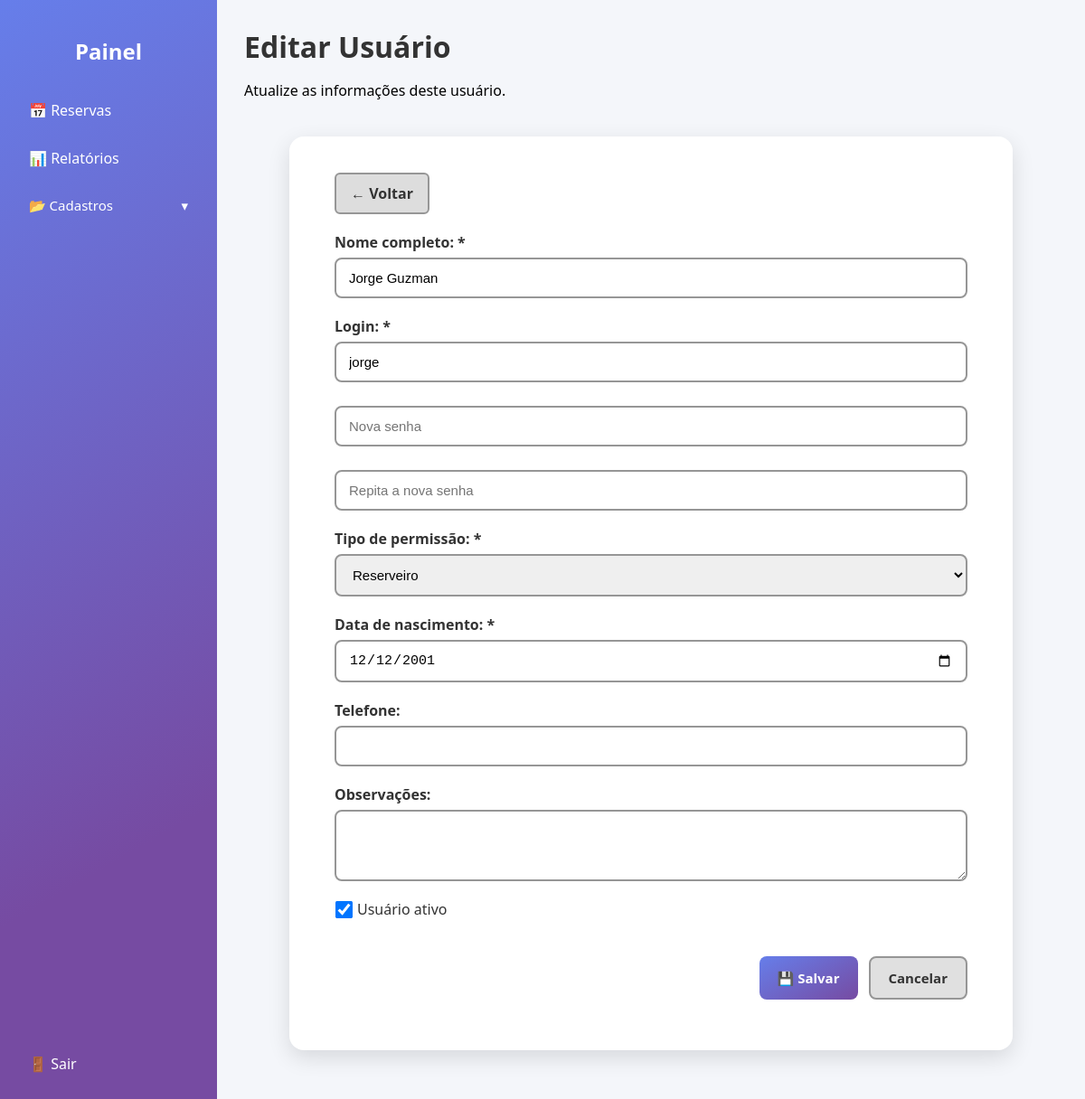
Page /usuarios/edit.php?id=24 (signed in) on the earlier database version.
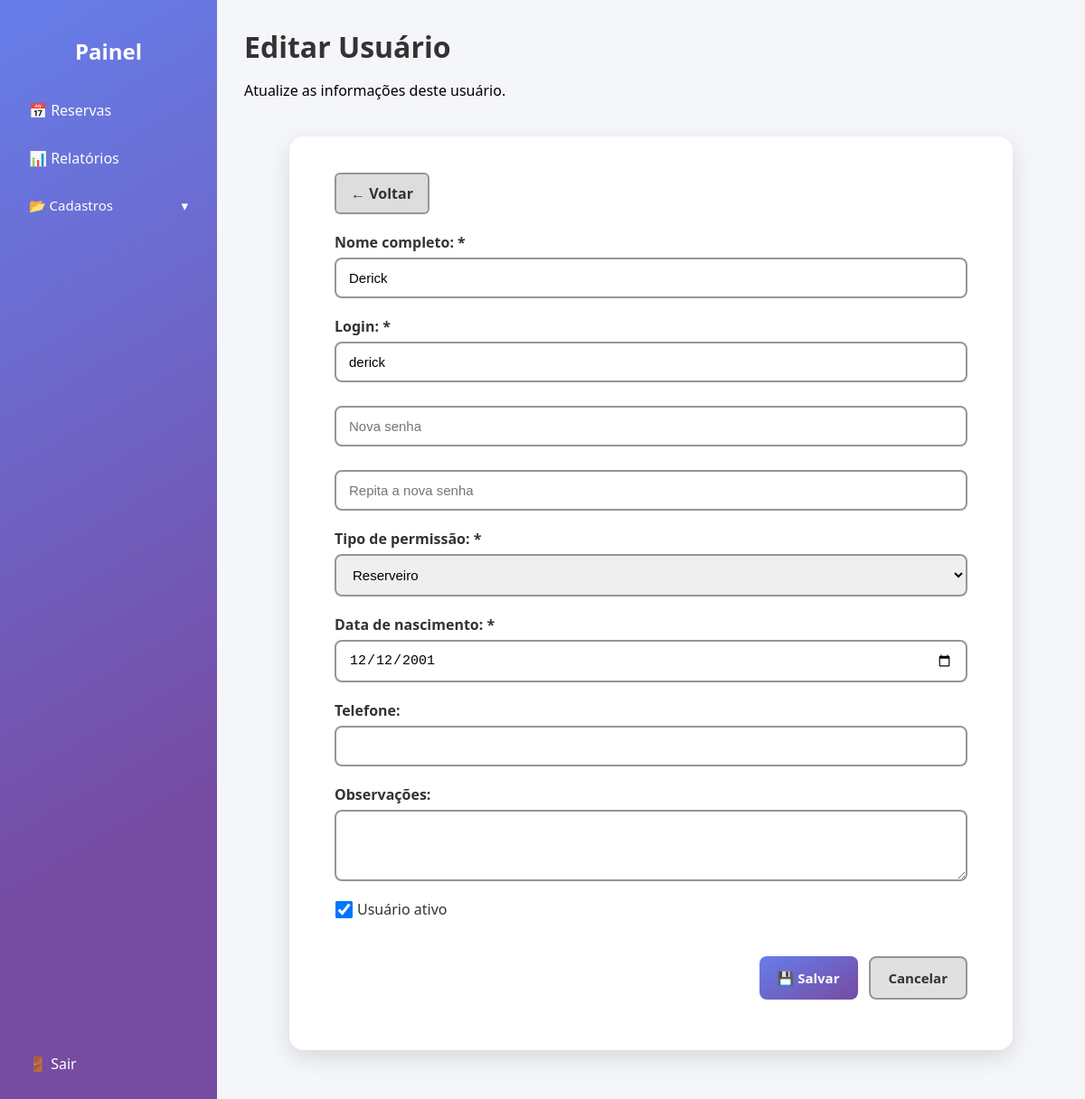
Same page on the later database version.
### tables this page shows
CREATE TABLE `usuarios` (
  `id_usuario` int(11) NOT NULL,
  `nome_completo` varchar(100) NOT NULL,
  `login` varchar(50) NOT NULL,
  `senha` varchar(255) NOT NULL,
  `tipo_permissao` enum('admin','reserveiro') NOT NULL,
  `data_nascimento` date DEFAULT NULL,
  `telefone` varchar(20) DEFAULT NULL,
  `observacoes` text DEFAULT NULL,
  `ativo` tinyint(1) DEFAULT 1
);

### usuarios/edit.php (the view, shortened to what this page needs)
<?php
include '../includes/db.php';
include "../includes/header.php";
$id = $_GET['id'] ?? null;
$stmt = $conn->prepare("SELECT * FROM usuarios WHERE id_usuario = ?");
$stmt->bind_param("i", $id);
$stmt->execute();
$result = $stmt->get_result();
$usuario = $result->fetch_assoc();
?>
<div class="painel-container">
    <?php include '../includes/sidebar.php'; ?>
    <main class="conteudo">
        <header class="painel-header">
            <h1>Editar Usuário</h1>
            <p>Atualize as informações deste usuário.</p>
        </header>
        <div class="cadastro-area">
            <a href="./index.php" class="btn-voltar">← Voltar</a>
            <form method="POST" class="form-cadastro">
                <div class="form-grupo">
                    <label>Nome completo: *</label>
                    <input type="text" name="nome_completo" value="<?= htmlspecialchars($usuario['nome_completo']) ?>" required>
                </div>
                <div class="form-grupo">
                    <label>Login: *</label>
                    <input type="text" name="login" value="<?= htmlspecialchars($usuario['login']) ?>" required>
                </div>
                <div class="form-grupo">
                    <input type="password" name="nova_senha" placeholder="Nova senha">
                </div>
                <div class="form-grupo">
                    <input type="password" name="confirmar_senha" placeholder="Repita a nova senha">
                </div>
                <div class="form-grupo">
                    <label>Tipo de permissão: *</label>
                    <select name="tipo_permissao" required>
                        <option value="reserveiro" <?= $usuario['tipo_permissao'] === 'reserveiro' ? 'selected' : '' ?>>Reserveiro</option>
                    </select>
                </div>
                <div class="form-grupo">
                    <label>Data de nascimento: *</label>
                    <input type="date" name="data_nascimento" value="<?= htmlspecialchars($usuario['data_nascimento']) ?>">
                </div>
                <div class="form-grupo">
                    <label>Telefone:</label>
                    <input type="text" name="telefone" data-mask='(00) 00000 - 0000' value="<?= htmlspecialchars($usuario['telefone']) ?>">
                </div>
                <div class="form-grupo">
                    <label>Observações:</label>
                    <textarea name="observacoes" rows="3"><?= htmlspecialchars($usuario['observacoes']) ?></textarea>
                </div>
                <div class="form-grupo checkbox">
                    <label>
                        <input type="checkbox" name="ativo" <?= $usuario['ativo'] ? 'checked' : '' ?>> Usuário ativo
                    </label>
                </div>
                <div class="form-botoes">
                    <button type="submit" class="btn btn-salvar">💾 Salvar</button>
                    <a href="./index.php" class="btn btn-cancelar">Cancelar</a>
                </div>
            </form>
        </div>
    </main>
</div>
<?php include "../includes/footer.php"; ?>

Differences in the rows shown:
changed usuarios "Reserveiro": nome_completo "Jorge Guzman" → "Derick"; login "jorge" → "derick"
